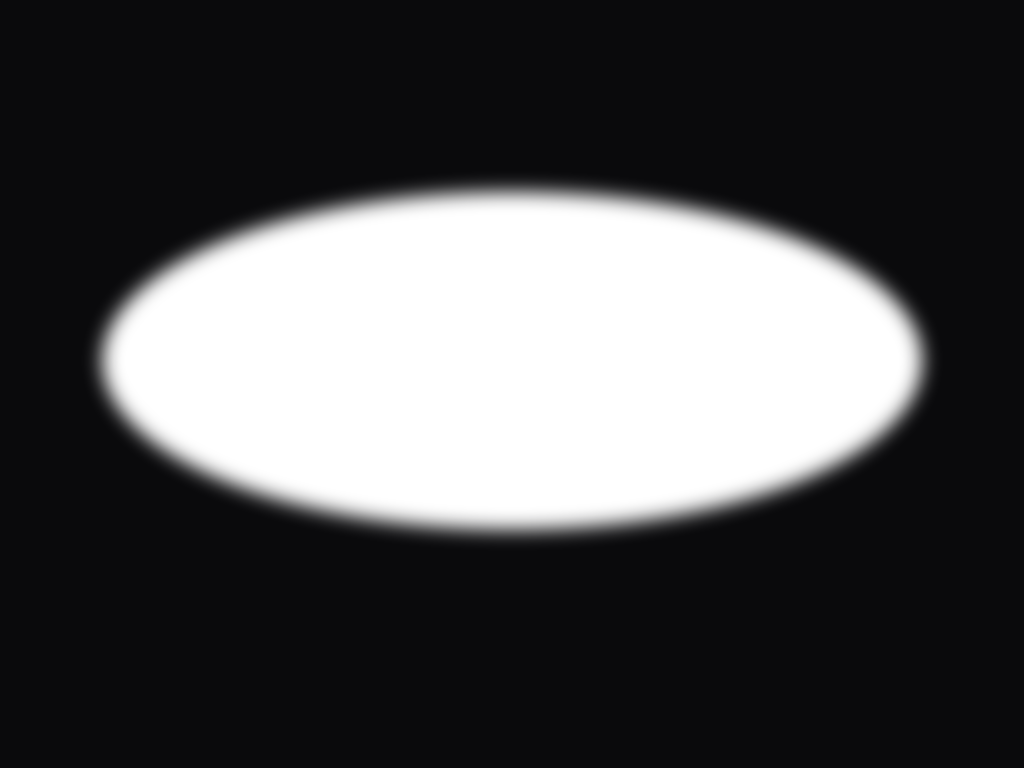
#> input picture openxr-api-layer/assets/helmet_visor.png, 2048 x 1536 px (shown at 1/2 size)
$ python cylinder_warp.py ../openxr-api-layer/assets/helmet_visor.png out.png
#> lines starting #> are read from the running program, lines starting #| are printed output that depends on the picture
#!/usr/bin/env python3
"""
cylinder_warp.py — pre-warp a flat helmet PNG so it renders on a flat
XrCompositionLayerQuad as if it had been projected onto a cylinder
(default) or a dome/sphere (--mode sphere).

Why this exists
---------------
The helmet overlay renders the bundled helmet PNG on a head-locked flat quad.
That works on every OpenXR runtime, but a real helmet's foam wraps
around the user's head — flat-quad rendering is geometrically wrong
at the edges. The "right" fix is XR_KHR_composition_layer_cylinder /
XR_KHR_composition_layer_equirect2, which Pimax OpenXR (official) and
PimaxXR (mbucchia) both *don't* expose, so we can't ship those paths
unconditionally.

This script does the curvature offline, in the asset itself: pre-warp
the PNG so that when the layer displays it on a flat quad, the
viewer's eye reconstructs an apparent cylindrical (or dome) mapping.
The DLL side stays a plain flat quad and runs identically on every
runtime.

Cylinder mode (default)
-----------------------
1-D horizontal warp. Source on a cylinder of central angle Θ, viewed
from the axis:
    at angle θ, eye sees source[θ/Θ + 0.5].

Same source warped, displayed on a flat quad spanning Θ horizontally:
    at angle θ, eye sees warped[(W/2)(1 + tan θ / tan(Θ/2))].

For the warped+flat display to match the cylinder display at every θ,
we sample the source at:
    u_src = atan((u_warped - 0.5) * 2 * tan(Θ/2)) / Θ + 0.5

This collapses to the identity at the center (u=0.5 ↔ u=0.5) and at
the edges (u=0 ↔ u=0, u=1 ↔ u=1); in between, source content is
pulled toward the center. Vertical axis is untouched — horizontal
source lines remain horizontal in the output.

Sphere / dome mode (--mode sphere)
----------------------------------
2-D warp combining the cylinder horizontal pass with a vertical
correction that depends on horizontal position. Goal: simulate a
concave dome wrapping around the user's face — the "helmet padding
visible at the temples and forehead" look you actually see inside
a real helmet.

The geometry: a point on a unit sphere at angles (θ_h, θ_v) projects
onto a flat quad at distance D as:
    x_quad = D · tan(θ_h)
    y_quad = D · tan(θ_v) / cos(θ_h)

The 1/cos(θ_h) factor on the y-axis means a horizontal source line
(constant θ_v) bows AWAY from the quad's vertical centre at the
edges — i.e. the visor opening appears WIDER at the corners than at
the centre. That's the sign of a real helmet seen from the inside:
the padding wraps around your jaw and temples, exposing more visor
area at the periphery rather than less.

Inverting the back-projection gives the per-pixel sample:
    cos_th = cos(atan((u_warped − 0.5) × 2 × tan(Θ_h/2)))
    v_src = atan((v_warped − 0.5) × 2 × tan(Θ_v/2) × cos_th) / Θ_v + 0.5

This is the default, helmet-correct direction (positive
--vertical-angle). For the rare opposite case (concave-from-outside,
or "lens cushion" effect where the opening shrinks at the corners),
pass a negative --vertical-angle: the cos_th factor is replaced by
1/cos_th and the source's top/bottom rows are clamped at the corner
bands.

Sign convention matches --angle for cylinder mode: positive =
helmet-correct (concave-from-inside) direction, negative = opposite
direction useful only for testing.

Usage
-----
    pip install pillow
    # Cylinder (default):
    python cylinder_warp.py <input.png> <output.png> [--angle 130]
    # Sphere/dome:
    python cylinder_warp.py <input.png> <output.png> --mode sphere \\
        --angle 130 [--vertical-angle 87]

    # batch a few angles for A/B comparison:
    for a in 90 110 130 160 180; do
        python cylinder_warp.py src.png "out_${a}.png" --angle "$a"
    done

Notes
-----
- RGBA inputs are preserved (alpha is warped along with RGB so a visor
  cutout in the source stays a visor cutout in the output).
- BILINEAR resampling is used because the visor edge in our PNGs is
  already feathered. BICUBIC can produce a faint halo on hard alpha
  boundaries — if the PNG has razor-sharp transparency, swap to
  BICUBIC and re-feather afterwards.
- Cylinder mode: 256 mesh strips on an 8K image gives strips of ~32 px —
  seam artifacts well below pixel level. Higher counts cost more time
  with no visible benefit.
- Sphere mode: defaults to a 2-D mesh of n_h × n_v cells, where n_v is
  picked from the PNG aspect to keep cell aspect ~1:1. ~40k–65k cells
  is normal; init takes a few seconds on a 6K image.
"""

import argparse
import math
import os
import sys

try:
    from PIL import Image
except ImportError:
    print("ERROR: pillow is not installed. Run: pip install pillow", file=sys.stderr)
    sys.exit(1)


def build_mesh(width, height, central_angle_deg, n_strips):
    """Build the PIL Image.MESH parameter list for the cylinder warp.

    A positive central_angle_deg pre-warps the source as if it lived on a
    *concave* cylinder seen from its axis (the standard helmet-from-inside
    case): source content is pulled toward the center.

    A negative central_angle_deg applies the *inverse* mapping at the same
    magnitude, producing a convex / barrel-style pre-warp (centre compressed,
    edges stretched). Only useful for testing — for a real helmet you almost
    always want the positive direction.
    """
    inverse = central_angle_deg < 0
    theta = math.radians(abs(central_angle_deg))
    half_tan = math.tan(theta / 2.0)

    if inverse:
        # Inverse mapping: u_src = tan((u - 0.5) * Θ) / (2 * tan(Θ/2)) + 0.5
        def src_u(u):
            return math.tan((u - 0.5) * theta) / (2.0 * half_tan) + 0.5
    else:
        # Forward mapping: u_src = atan((u - 0.5) * 2 * tan(Θ/2)) / Θ + 0.5
        def src_u(u):
            return math.atan((u - 0.5) * 2.0 * half_tan) / theta + 0.5

    mesh = []
    for i in range(n_strips):
        u0, u1 = i / n_strips, (i + 1) / n_strips
        target = (round(u0 * width), 0, round(u1 * width), height)
        x0, x1 = src_u(u0) * width, src_u(u1) * width
        # Source quadrilateral corners: TL, BL, BR, TR (CCW from spec).
        # Vertical untouched, so top/bottom y are 0/H.
        quad = (x0, 0,
                x0, height,
                x1, height,
                x1, 0)
        mesh.append((target, quad))
    return mesh


# [70 lines left out: function build_mesh_sphere, not called in this run]


def warp_image(input_path, output_path,
               central_angle_deg=130.0, n_strips=256,
               mode="cylinder", vertical_angle_deg=None):
#> called with output_path = 'out.png', central_angle_deg = 130, n_strips = 256, mode = 'cylinder'
    img = Image.open(input_path)
#> img is the input picture: PIL image 2048x1536 RGBA; mean R, G, B, A 10, 10, 12, 184.6
    w, h = img.size
#> w = 2048; h = 1536
    print(f"input:  {input_path}: {w}x{h} {img.mode}")
#| input:  ../openxr-api-layer/assets/helmet_visor.png: 2048x1536 RGBA

    if mode == "sphere":
        # Default vertical angle = horizontal × pngH/pngW (positive,
        # cushion direction). Treats the source PNG as isotropic
        # angular sampling so cells stay ~square in mesh space.
        # User can override --vertical-angle, including with a
        # negative value to flip to the barrel/fish-eye direction.
        if vertical_angle_deg is None:
            vertical_angle_deg = abs(central_angle_deg) * h / w
        # Pick n_v so cells remain ~square (~6 px on a 1536×1024 PNG
        # with default n_h=256). Clamp to keep total cell count sane.
        n_v = max(16, min(n_strips, round(n_strips * h / w)))
        mesh = build_mesh_sphere(w, h,
                                 abs(central_angle_deg), vertical_angle_deg,
                                 n_strips, n_v)
    else:
        mesh = build_mesh(w, h, central_angle_deg, n_strips)

    warped = img.transform((w, h), Image.MESH, mesh, Image.BILINEAR)
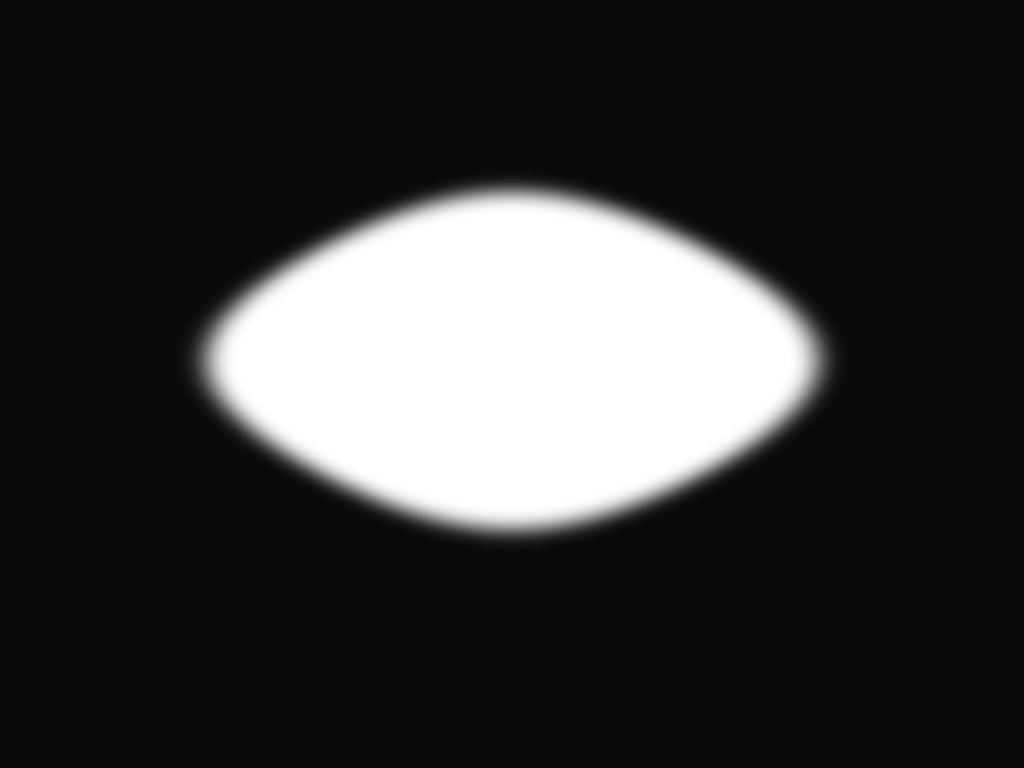
#> warped: PIL image 2048x1536 RGBA (shown at 1/2 size); mean R, G, B, A 8.4, 8.4, 10.1, 207; transparent parts drawn white
    warped.save(output_path, "PNG", optimize=True)

    out_size_mb = os.path.getsize(output_path) / 1024 / 1024
    print(f"output: {output_path}: {w}x{h}, {out_size_mb:.1f} MB")
#| output: out.png: 2048x1536, 0.2 MB
    if mode == "sphere":
        v_dir = "inverse / cushion (opening SMALLER at corners)" if vertical_angle_deg < 0 \
                else "helmet-correct (opening BIGGER at corners, dome-from-inside)"
        print(f"mode:   sphere (h={abs(central_angle_deg):.1f}°, "
              f"v={vertical_angle_deg:+.1f}° → {v_dir}, mesh: {n_strips}×{n_v})")
    else:
        direction = "inverse (barrel/convex)" if central_angle_deg < 0 else "forward (concave)"
        print(f"mode:   cylinder, {central_angle_deg:.1f}° {direction} "
              f"(mesh strips: {n_strips})")

    # Sanity sample so the user can sanity-check the mapping
    if mode == "sphere":
        helmet_inverse = vertical_angle_deg < 0
        theta_h = math.radians(abs(central_angle_deg))
        theta_v = math.radians(abs(vertical_angle_deg))
        half_tan_h = math.tan(theta_h / 2.0)
        half_tan_v = math.tan(theta_v / 2.0)
        print("  sanity (warped (u, v) → source (u, v)):")
        for v in (0.0, 0.25, 0.5):
            row = []
            for u in (0.0, 0.5, 1.0):
                th = math.atan((u - 0.5) * 2.0 * half_tan_h)
                cos_th = max(math.cos(th), 0.01)
                scale = (1.0 / cos_th) if helmet_inverse else cos_th
                tv = math.atan((v - 0.5) * 2.0 * half_tan_v * scale)
                u_src = th / theta_h + 0.5
                v_src = max(0.0, min(1.0, tv / theta_v + 0.5))
                row.append(f"({u_src:.2f},{v_src:.2f})")
            print(f"    v_w={v:.2f}: " + " | ".join(row))
        if helmet_inverse:
            print(f"    (cushion: top-row clamp at edges if source corners are not uniform)")
        else:
            print(f"    (helmet-correct: v_w=0 maps to v_src closer to 0.5 at edges → opening WIDER)")
    else:
        inverse = central_angle_deg < 0
        theta = math.radians(abs(central_angle_deg))
        half_tan = math.tan(theta / 2.0)
        print("  sanity (warped u → source u):")
        for u in (0.0, 0.25, 0.5, 0.75, 1.0):
            if inverse:
                src = math.tan((u - 0.5) * theta) / (2.0 * half_tan) + 0.5
            else:
                src = math.atan((u - 0.5) * 2.0 * half_tan) / theta + 0.5
            print(f"    {u:.2f} ← {src:.3f}")


def main():
    p = argparse.ArgumentParser(description="Pre-warp a flat helmet PNG for cylinder-on-flat-quad or sphere/dome-on-flat-quad rendering.")
    p.add_argument("input", help="source PNG (RGB or RGBA)")
    p.add_argument("output", help="warped PNG output path")
    p.add_argument("--mode", choices=("cylinder", "sphere"), default="cylinder",
                   help="warp model. cylinder (default) = 1-D horizontal pre-warp, "
                        "horizontal source lines stay horizontal. "
                        "sphere = horizontal cylinder + vertical bow so the visor "
                        "opening looks cushion-shaped (smaller at the corners).")
    p.add_argument("--angle", type=float, default=130.0,
                   help="cylinder central angle (horizontal) in degrees (default 130; try 90 / 110 / 160 / 180 to taste). "
                        "Negative values apply the inverse (convex/barrel) warp at the same magnitude. "
                        "Sphere mode ignores the sign.")
    p.add_argument("--vertical-angle", type=float, default=None,
                   help="vertical central angle in degrees, sphere mode only "
                        "(default = horizontal_angle × pngH/pngW). "
                        "Positive = helmet-correct direction (concave dome from inside; "
                        "geometrically correct sphere projection — visor opening WIDER at "
                        "corners, padding wraps around the temples). "
                        "Negative = inverse / cushion (opening narrower at corners, "
                        "useful only for testing). "
                        "Sign convention matches --angle for the cylinder pass: positive = "
                        "concave-from-inside, negative = inverse. "
                        "|value| controls strength: smaller = subtler, larger = more pronounced.")
    p.add_argument("--strips", type=int, default=256,
                   help="mesh subdivision count along width (default 256; lower = faster but visible seams). "
                        "Sphere mode picks n_vertical from the PNG aspect to keep cells ~square.")
    args = p.parse_args()

    if not os.path.isfile(args.input):
        print(f"ERROR: input not found: {args.input}", file=sys.stderr)
        sys.exit(1)
    if args.angle == 0 or abs(args.angle) >= 360:
        print(f"ERROR: angle must be in (-360, 0) ∪ (0, 360), got {args.angle}", file=sys.stderr)
        sys.exit(1)
    if args.mode == "sphere":
        if args.angle < 0:
            print("WARNING: sphere mode ignores the sign on --angle (no horizontal inverse mapping defined). "
                  "Use --vertical-angle <negative> if you want to flip the vertical bow direction.",
                  file=sys.stderr)
        if args.vertical_angle is not None and (args.vertical_angle == 0 or abs(args.vertical_angle) >= 180):
            print(f"ERROR: --vertical-angle must be in (-180, 0) ∪ (0, 180), got {args.vertical_angle}", file=sys.stderr)
            sys.exit(1)

    warp_image(args.input, args.output,
               args.angle, args.strips,
               mode=args.mode,
               vertical_angle_deg=args.vertical_angle)


if __name__ == "__main__":
    main()
